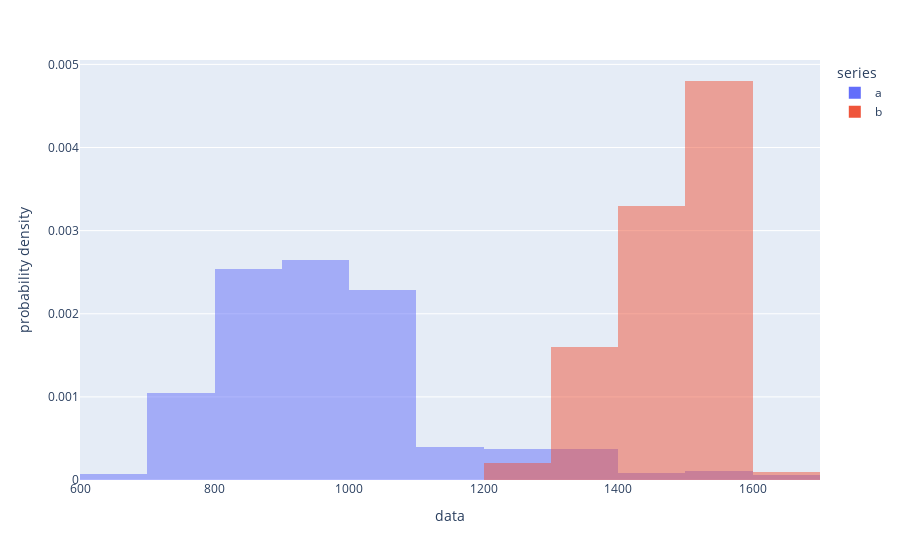

Notebook cell for this chart:
### Code cell
x0 = X1
# Add 1 to shift the mean of the Gaussian distribution
x1 = X2

df =pd.DataFrame(dict(
    series=np.concatenate((["a"]*len(x0), ["b"]*len(x1))), 
    data  =np.concatenate((x0,x1))
))

px.histogram(df, x="data", color="series", barmode="overlay", nbins=10, histnorm='probability density')
# px.histogram(df, x="data", color="series", barmode="overlay")

### Figure 1 — Plotly figure (JSON) as saved in the notebook; plotly's stock layout.template omitted (floating-point values rounded to 4 significant figures; data arrays with more than 128 entries replaced by an {"elided": "..."} marker saying what was removed)
{"data": [{"alignmentgroup": "True", "bingroup": "x", "histnorm": "probability density", "hovertemplate": "series=a<br>data=%{x}<br>probability density=%{y}<extra></extra>", "legendgroup": "a", "marker": {"color": "#636efa", "opacity": 0.5, "pattern": {"shape": ""}}, "name": "a", "nbinsx": 10, "offsetgroup": "a", "orientation": "v", "showlegend": true, "type": "histogram", "x": {"elided": "2316 float values"}, "xaxis": "x", "yaxis": "y"}, {"alignmentgroup": "True", "bingroup": "x", "histnorm": "probability density", "hovertemplate": "series=b<br>data=%{x}<br>probability density=%{y}<extra></extra>", "legendgroup": "b", "marker": {"color": "#EF553B", "opacity": 0.5, "pattern": {"shape": ""}}, "name": "b", "nbinsx": 10, "offsetgroup": "b", "orientation": "v", "showlegend": true, "type": "histogram", "x": [1280.0, 1297.0, 1309.0, 1332.0, 1305.0, 1311.0, 1308.0, 1310.0, 1325.0, 1363.0, 1353.0, 1358, 1364.0, 1372.0, 1396.0, 1416.0, 1414.0, 1392.0, 1436.0, 1431.0, 1434.0, 1467.0, 1479.0, 1464.0, 1457.0, 1458.0, 1447.0, 1435.0, 1459.0, 1446.0, 1428.0, 1472.0, 1463.0, 1471.0, 1459.0, 1510.0, 1548.0, 1538.0, 1546.0, 1562.0, 1560.0, 1570.0, 1580.0, 1551.0, 1586.0, 1579.0, 1553.0, 1551.0, 1555.0, 1573.0, 1562.0, 1562.0, 1568.0, 1583.0, 1567.0, 1563.0, 1576.0, 1610.0, 1599.0, 1571.0, 1546.0, 1515.0, 1542.0, 1544.0, 1514.0, 1510.0, 1535.0, 1537.0, 1502.0, 1525.0, 1513.0, 1548, 1548.0, 1544.0, 1529.0, 1524.0, 1538.0, 1581, 1532.0, 1534.0, 1533.0, 1527.0, 1522.0, 1507.0, 1472.0, 1480.0, 1444.0, 1412.0, 1383.0, 1386.0, 1426.0, 1448.0, 1458.0, 1434.0, 1436.0, 1453.0, 1470.0, 1474.0, 1488.0, 1478.0], "xaxis": "x", "yaxis": "y"}], "layout": {"barmode": "overlay", "legend": {"title": {"text": "series"}, "tracegroupgap": 0}, "margin": {"t": 60}, "xaxis": {"anchor": "y", "domain": [0, 1], "title": {"text": "data"}}, "yaxis": {"anchor": "x", "domain": [0, 1], "title": {"text": "probability density"}}}}
